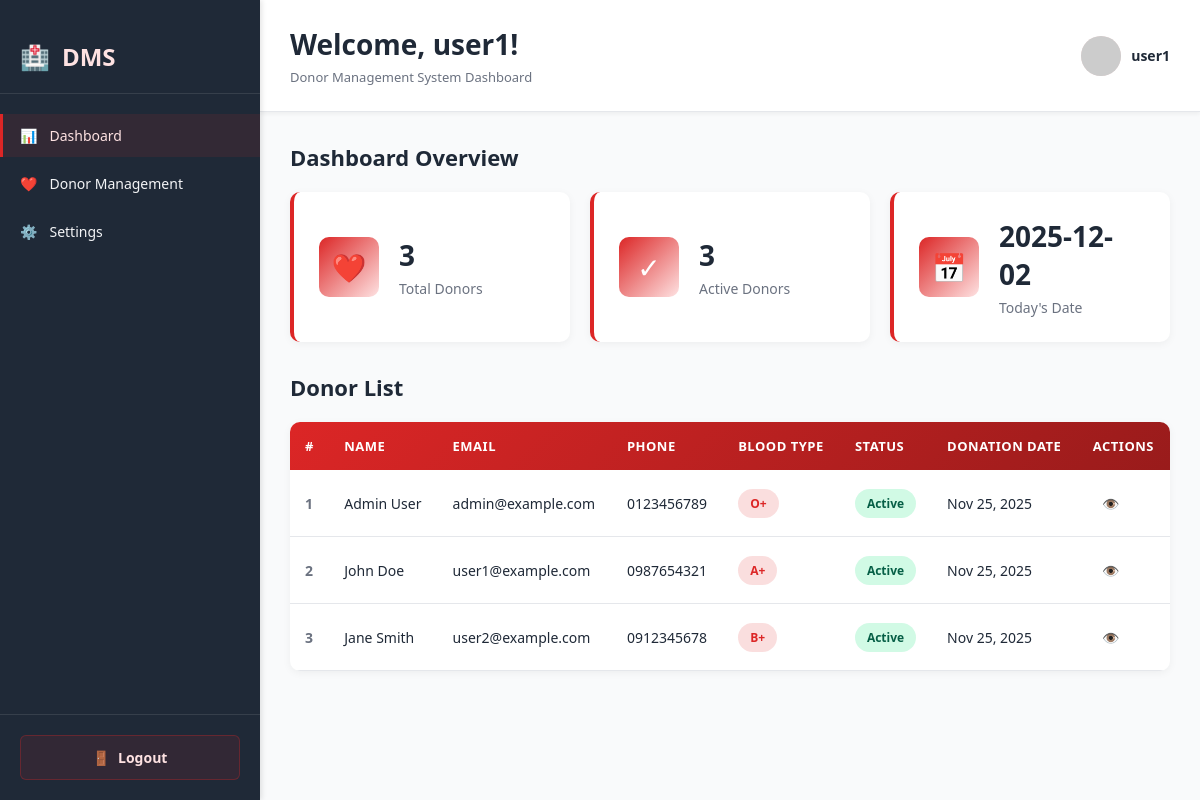
The page /home.php (signed in) on the database its author committed.
### tables this page shows
CREATE TABLE IF NOT EXISTS `user_profiles` (
  `id` int AUTO_INCREMENT PRIMARY KEY,
  `user_id` int,
  `full_name` varchar(100) NOT NULL,
  `email` varchar(100) UNIQUE,
  `phone` varchar(20) UNIQUE,
  `address` text,
  `blood_type` varchar(10),
  `role` varchar(50) DEFAULT 'donor',
  `status` varchar(20) DEFAULT 'active',
  `blood_donation_date` timestamp DEFAULT CURRENT_TIMESTAMP,
  `updated_at` timestamp DEFAULT CURRENT_TIMESTAMP ON UPDATE CURRENT_TIMESTAMP,
  FOREIGN KEY (user_id) REFERENCES users(id) ON DELETE CASCADE
);

### home.php (the view, shortened to what this page needs)
<?php
include 'connection.php';
$user_role = $_SESSION['role'] ?? 'donor';
$users_query = "SELECT * FROM user_profiles ORDER BY blood_donation_date DESC";
$users_result = mysqli_query($link, $users_query);
$users = [];
while ($row = mysqli_fetch_assoc($users_result)) {
    $users[] = $row;
}
?>
<!DOCTYPE html>
<html lang="en">
<head>
    <link rel="stylesheet" href="style.css">
</head>
<body>
    <div class="dashboard-container">
        <aside class="sidebar">
            <div class="sidebar-header">
                <div class="logo">
                    <span class="logo-icon">🏥</span>
                    <span>DMS</span>
                </div>
            </div>
            <nav class="sidebar-nav">
                <ul>
                    <li class="active">
                        <a href="#" class="nav-item">
                            <span class="nav-icon">📊</span>
                            <span>Dashboard</span>
                        </a>
                    </li>
                    <li>
                        <a href="#" class="nav-item" id="users-nav">
                            <span class="nav-icon">❤️</span>
                            <span>Donor Management</span>
                        </a>
                    </li>
                    <li>
                        <a href="#" class="nav-item">
                            <span class="nav-icon">⚙️</span>
                            <span>Settings</span>
                        </a>
                    </li>
                </ul>
            </nav>
            <div class="sidebar-footer">
                <a href="logout.php" class="logout-btn">
                    <span class="logout-icon">🚪</span> Logout
                </a>
            </div>
        </aside>
        <main class="main-content">
            <header class="top-header">
                <div class="header-left">
                    <h1>Welcome, <?php echo htmlspecialchars($_SESSION['username']); ?>!</h1>
                    <p>Donor Management System Dashboard</p>
                </div>
                <div class="header-right">
                    <div class="user-profile">
                        <img src="https://via.placeholder.com/40" alt="User" class="user-avatar">
                        <span><?php echo htmlspecialchars($_SESSION['username']); ?></span>
                    </div>
                </div>
            </header>
            <div class="content-wrapper">
                <section class="dashboard-section">
                    <h2>Dashboard Overview</h2>
                    <div class="stats-grid">
                        <div class="stat-card">
                            <div class="stat-icon">❤️</div>
                            <div class="stat-content">
                                <h3><?php echo count($users); ?></h3>
                                <p>Total Donors</p>
                            </div>
                        </div>
                        <div class="stat-card">
                            <div class="stat-icon">✓</div>
                            <div class="stat-content">
                                <h3><?php echo count(array_filter($users, fn($u) => $u['status'] == 'active')); ?></h3>
                                <p>Active Donors</p>
                            </div>
                        </div>
                        <div class="stat-card">
                            <div class="stat-icon">📅</div>
                            <div class="stat-content">
                                <h3><?php echo date('Y-m-d'); ?></h3>
                                <p>Today's Date</p>
                            </div>
                        </div>
                    </div>
                </section>
                <section class="dashboard-section">
                    <h2>Donor List</h2>
                    <div class="table-card">
                        <div class="table-responsive">
                            <table class="user-table">
                                <thead>
                                    <tr>
                                        <th>#</th>
                                        <th>Name</th>
                                        <th>Email</th>
                                        <th>Phone</th>
                                        <th>Blood Type</th>
                                        <th>Status</th>
                                        <th>Donation Date</th>
                                        <th>Actions</th>
                                    </tr>
                                </thead>
                                <tbody>
                                    <?php
                                    if (count($users) > 0) {
                                        foreach ($users as $index => $user) {
                                            $status_class = $user['status'] == 'active' ? 'badge-success' : 'badge-danger';
                                            ?>
                                            <tr>
                                                <td><?php echo $index + 1; ?></td>
                                                <td><?php echo htmlspecialchars($user['full_name']); ?></td>
                                                <td><?php echo htmlspecialchars($user['email']); ?></td>
                                                <td><?php echo htmlspecialchars($user['phone'] ?? 'N/A'); ?></td>
                                                <td>
                                                    <span class="badge badge-blood"><?php echo htmlspecialchars($user['blood_type'] ?? 'N/A'); ?></span>
                                                </td>
                                                <td>
                                                    <span class="badge <?php echo $status_class; ?>">
                                                        <?php echo ucfirst($user['status']); ?>
                                                    </span>
                                                </td>
                                                <td><?php echo date('M d, Y', strtotime($user['blood_donation_date'])); ?></td>
                                                <td>
                                                    <div class="action-buttons">
                                                        <?php if ($user_role === 'admin'): ?>
                                                        <a href="edit.php?id=<?php echo $user['id']; ?>" class="btn-icon btn-edit" title="Edit">
                                                            ✏️
                                                        </a>
                                                        <a href="delete.php?id=<?php echo $user['id']; ?>" class="btn-icon btn-delete" onclick="return confirm('Are you sure?')" title="Delete">
                                                            🗑️
                                                        </a>
                                                        <?php else: ?>
                                                        <span class="btn-icon btn-view" title="View Only">
                                                            👁️
                                                        </span>
                                                        <?php endif; ?>
                                                    </div>
                                                </td>
                                            </tr>
                                            <?php
                                        }
                                    } else {
                                        echo '<tr><td colspan="8" class="text-center">No donors found</td></tr>';
                                    }
                                    ?>
                                </tbody>
                            </table>
                        </div>
                    </div>
                </section>
            </div>
        </main>
    </div>
</body>
</html>

### rows shown on the page
user_profiles: full_name "Admin User", email "admin@example.com", phone "0123456789", blood_type "O+", status "Active", blood_donation_date "Nov 25, 2025"
user_profiles: full_name "John Doe", email "user1@example.com", phone "0987654321", blood_type "A+", status "Active", blood_donation_date "Nov 25, 2025"
user_profiles: full_name "Jane Smith", email "user2@example.com", phone "0912345678", blood_type "B+", status "Active", blood_donation_date "Nov 25, 2025"

### other values the page prints
$_SESSION['username'] "user1"
count($users) "3"
count(array_filter($users, fn($u) => $u['status'] == 'active')) "3"
